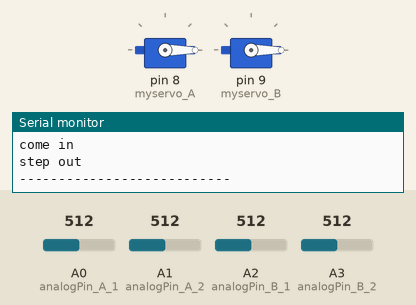
A sketch run on a simulated Arduino Uno, built with avr-gcc and run on an emulated ATmega328P. On the bench: 2 × servo, the last lines printed to the serial monitor. Inputs (shaded band) come from the test bench; at power-on: A0 (analogPin_A_1) = 512, A2 (analogPin_B_1) = 512, A1 (analogPin_A_2) = 512, A3 (analogPin_B_2) = 512.

Above: at 4.5 s.
4.6 s: A0 (analogPin_A_1) set to 311
6.2 s: A0 (analogPin_A_1) set to 284
At 7.18 s:
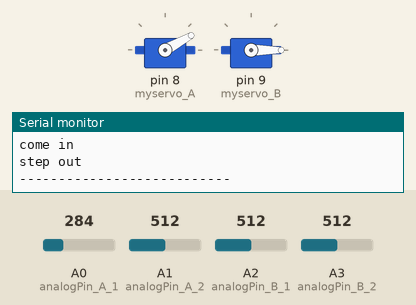
At 9.1 s:
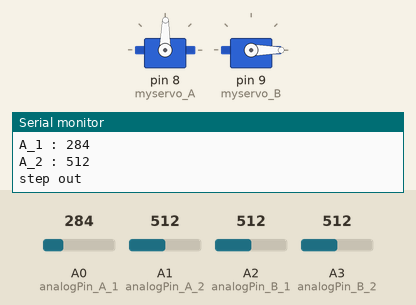
9.7 s: A2 (analogPin_B_1) set to 312
11.3 s: A2 (analogPin_B_1) set to 284
At 14.2 s:
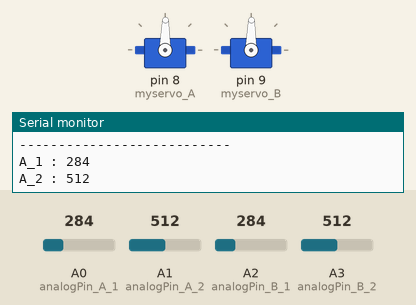
14.8 s: A0 (analogPin_A_1) set to 306
19.1 s: A1 (analogPin_A_2) set to 309
21.0 s: A1 (analogPin_A_2) set to 290
At 21.97 s:
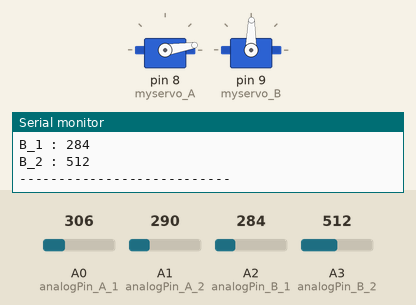
Timing chart, 0 to 24.7 s (numbered marks = the images above; inputs shaded):
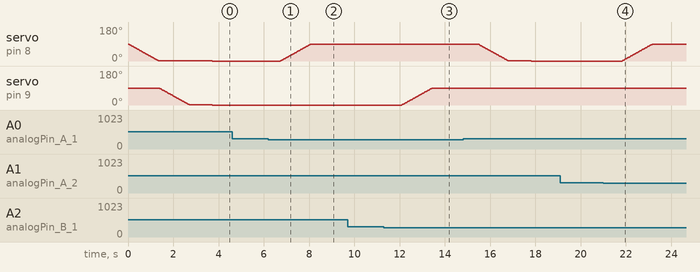

The sketch:

Vehicle_switch.ino
```cpp
#include <Servo.h>

Servo myservo_A;       // 입구 차량차단기
Servo myservo_B;       // 입구 차량차단기
int pos_A = 0;          // 입구 차량차단기 각도값
int pos_B = 0;          // 출구 차량차단기 각도값
int analogPin_A_1=0;    // 입구 적외선 센서 1번을 아날로그 A0번 핀에 연결
int analogPin_A_2=1;    // 입구 적외선 센서 2번을 아날로그 A1번 핀에 연결
int analogPin_B_1=2;    // 출구 적외선 센서 1번을 아날로그 A2번 핀에 연결
int analogPin_B_2=3;    // 출구 적외선 센서 2번을 아날로그 A3번 핀에 연결
int up_A=0;             // 입구 차량차단기 업 상태
int stopstop_A=0;       // 입구 차량차단기 정지 상태
int up_B=0;             // 출구 차량차단기 업 상태
int stopstop_B=0;       // 출구 차량차단기 정지 상태

void setup(){
  Serial.begin(9600);
  myservo_A.attach(8);       // 입구 차량차단기를 디지털 핀 8번 핀에 연결
  myservo_B.attach(9);       // 출구 차량차단기를 디지털 핀 9번 핀에 연결
}

void loop(){
  int volt_A_1 = analogRead(analogPin_A_1);
  int volt_A_2 = analogRead(analogPin_A_2);
  int volt_B_1 = analogRead(analogPin_B_1);
  int volt_B_2 = analogRead(analogPin_B_2);

{
  if ((volt_A_1>=300)&&(volt_A_2>=300)) {
    Serial.println("come in");
    stopstop_A=stopstop_A+1;

    if(stopstop_A==1){
    for(pos_A = 90; pos_A > 0; pos_A -= 1)       // 90도에서 180도로 이동
    {                                           // 이동할때 각도는 1도씩
      myservo_A.write(pos_A);                    // 'pos_A'변수의 위치로 서보를 이동시킵니다.
      delay(15);                                // 서보 명령 간에 15ms를 기다립니다.
      }}

      if(stopstop_A>1){
        myservo_A.write(0);
        }
      up_A=1;
   }

   else if (up_A==1){
    for(pos_A = 0; pos_A < 90; pos_A += 1)
    {
      myservo_A.write(pos_A);
      delay(15);
      }

      up_A=0;
      stopstop_A=0;
    }

    else {
    Serial.print("A_1 : ");
    Serial.println(volt_A_1);
    Serial.print("A_2 : ");
    Serial.println(volt_A_2);
    }
}

{
  if ((volt_B_1>=300)&&(volt_B_2>=300)) {
    Serial.println("step out");
    Serial.println("---------------------------");
    stopstop_B=stopstop_B+1;

    if(stopstop_B==1){
    for(pos_B = 90; pos_B > 0; pos_B -= 1)  // 90도에서 0도로 이동
    {                                   // 이동할때 각도는 1도씩
      myservo_B.write(pos_B);              // 'pos_B'변수의 위치로 서보를 이동시킵니다.
      delay(15);                       // 서보 명령 간에 15ms를 기다립니다.
      }}

      if(stopstop_B>1){
        myservo_B.write(0);
        }
      up_B=1;
   }

   else if (up_B==1){
    for(pos_B = 0; pos_B < 90; pos_B += 1)
    {
      myservo_B.write(pos_B);
      delay(15);
      }

      up_B=0;
      stopstop_B=0;
    }

    else {
    Serial.print("B_1 : ");
    Serial.println(volt_B_1);
    Serial.print("B_2 : ");
    Serial.println(volt_B_2);
    Serial.println("---------------------------");
    }
}
  delay(1000);
}
```

Measured:
- the behaviour switches between 300 and 299 on A0 (analogPin_A_1) (found by bisection; images 0 and 1)
- the behaviour switches between 300 and 299 on A2 (analogPin_B_1) (found by bisection; images 2 and 3)
- the behaviour switches between 300 and 299 on A1 (analogPin_A_2) (found by bisection; images 3 and 4)
- after the input at 6.2 s, servo on pin 8 (myservo_A): moves from 0° to 89° over 1.3 s, starting after 0.53 s
- after the input at 11.3 s, servo on pin 9 (myservo_B): moves from 0° to 89° over 1.3 s, starting after 0.80 s
- after the input at 21.0 s, servo on pin 8 (myservo_A): moves from 0° to 89° over 1.3 s, starting after 0.82 s
